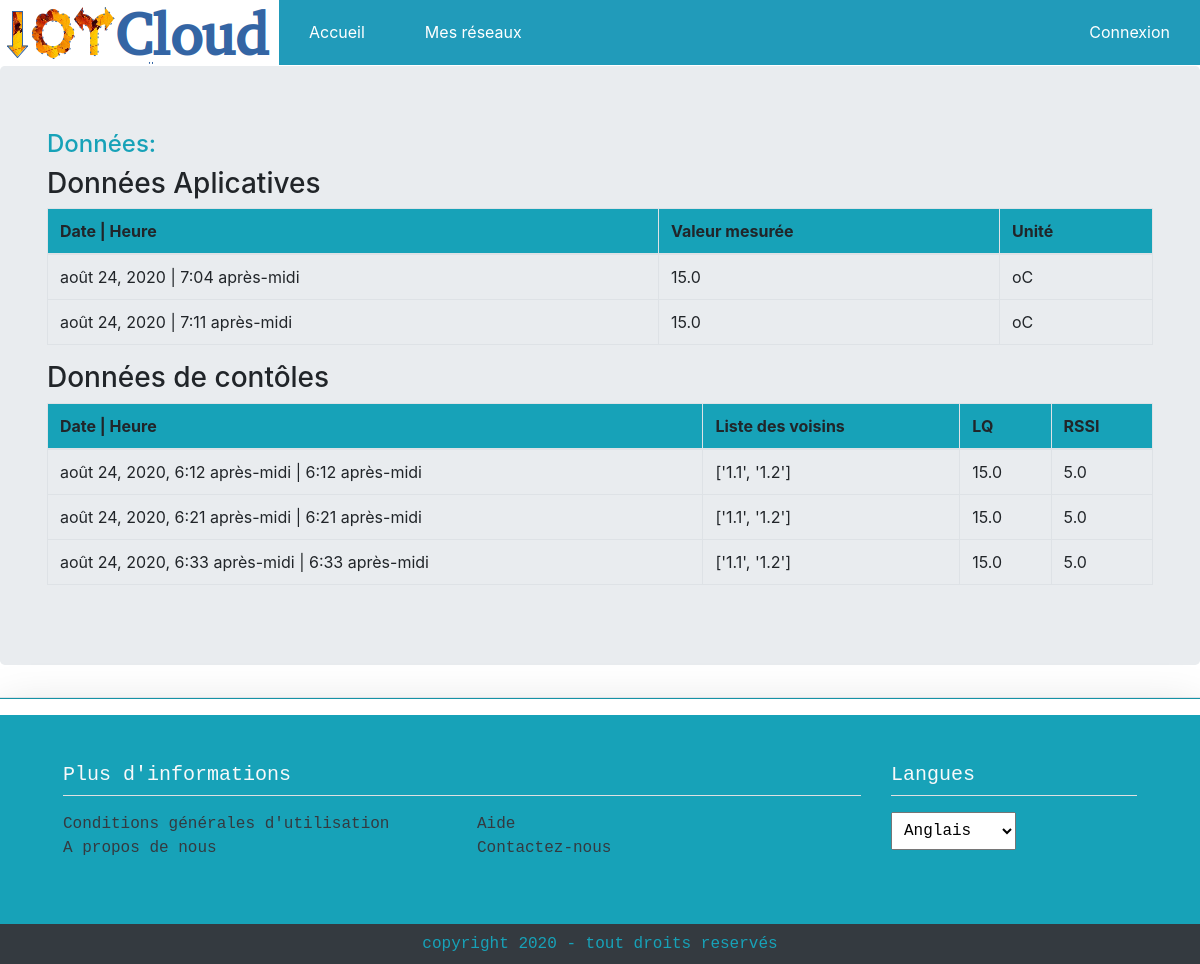
Page /iotCloud/network/list-data/sensor-1 on the earlier database version.
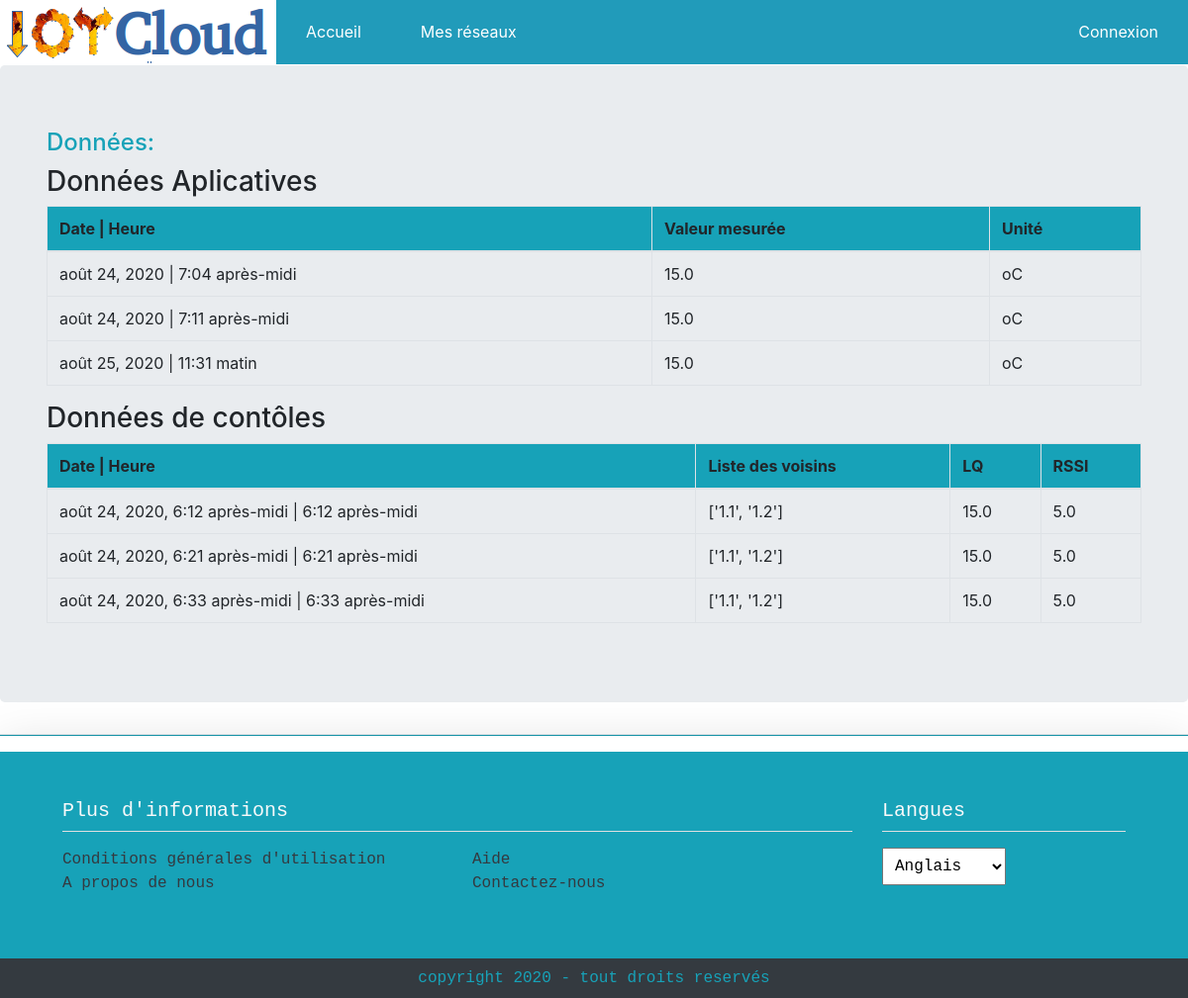
Same page on the later database version.
### iotCloud/models.py (models this page shows, shortened)
class Donnee_appli(models.Model):
    capteur = models.ForeignKey(Capteur, on_delete = models.CASCADE)
    valeur_brute  = models.IntegerField()
    valeur_traite = models.FloatField()
    type_data     = models.CharField(max_length=30)
    unity_data    = models.CharField(max_length=10)
    date          = models.DateField(auto_now_add=True)
    heure         = models.TimeField(auto_now_add=True)

class Donnee_ctrl(models.Model):
    capteur = models.ForeignKey(Capteur, on_delete = models.CASCADE)
    lq     = models.FloatField()
    rssi   = models.FloatField()
    voisin = models.TextField(max_length= 1000)
    date = models.DateTimeField(auto_now_add=True)
    heure = models.TimeField(auto_now_add=True)

### iotCloud/views.py (the view)
# urls.py: path('network/list-data/sensor-<int:sensor_id>', views.select_sensor_data, name='select_sensor_data'),
def select_sensor_data(request, sensor_id):
    data_app = Donnee_appli.objects.filter(capteur_id=sensor_id)
    data_ctrl = Donnee_ctrl.objects.filter(capteur_id=sensor_id)
    return render(request, 'iotCloud/data_list.html', {'data_app':data_app, 'data_ctrl':data_ctrl })

### iotCloud/templates/iotCloud/data_list.html (shortened to what this page needs)
{% extends "iotCloud/accueil.html" %}
    {% block page_title %}
        Données:
    {% endblock %}
  {% block capteur %}
  <h3> Données Aplicatives </h3>
    <table class="table table-bordered table-hover">
        <thead class="bg-info">
            <tr>
                <th>Date | Heure </th>
                <th>Valeur mesurée</th>
                <th>Unité</th>
            </tr>
        </thead>
        <tbody>
            {% for data in data_app %}
                <tr>
                    <td>{{ data.date }} | {{ data.heure }} </td>
                    <td>{{ data.valeur_traite }} </td>
                    <td>{{ data.unity_data }} </td>
                </tr>
            {% endfor %}
        </tbody>
    </table>
    <table class="table table-bordered table-hover">
  <h3> Données de contôles </h3>
        <thead class="bg-info">
            <tr>
                <th>Date | Heure </th>
                <th>Liste des voisins</th>
                <th>LQ</th>
                <th>RSSI</th>
            </tr>
        </thead>
        <tbody>
            {% for data in data_ctrl %}
                <tr>
                    <td>{{ data.date }} | {{ data.heure }} </td>
                    <td>{{ data.voisin }} </td>
                    <td>{{ data.lq }} </td>
                    <td>{{ data.rssi }} </td>
                </tr>
            {% endfor %}
        </tbody>
    </table>
  {% endblock capteur %}

Differences in the rows shown:
added Donnee_appli: date "août 25, 2020", heure "11:31 matin", valeur_traite "15.0", unity_data "oC"
